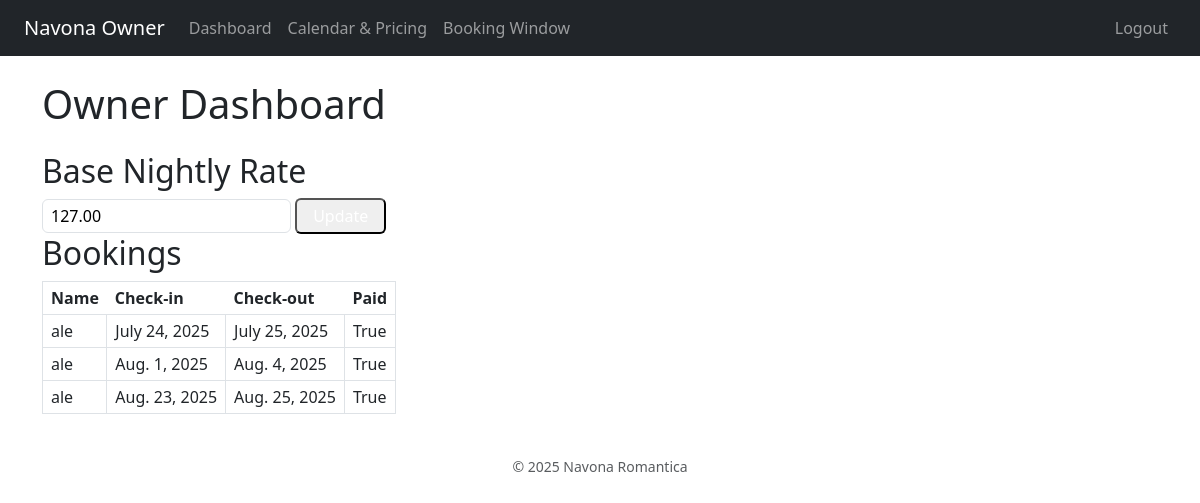
Screenshot of /owner/dashboard/ (signed in) with the database file from the repository.
### booking/models.py (models this page shows, shortened)
class PricingConfig(models.Model):
    base_rate = models.DecimalField(max_digits=6, decimal_places=2, default=120)

class Booking(models.Model):
    name = models.CharField(max_length=100)
    email = models.EmailField()
    check_in = models.DateField()
    check_out = models.DateField()
    created_at = models.DateTimeField(auto_now_add=True)
    paid = models.BooleanField(default=False)
    total_price = models.DecimalField(max_digits=8, decimal_places=2, blank=True, null=True)

### booking/views.py (the view)
# urls.py: path('owner/dashboard/', views.owner_dashboard, name='owner_dashboard'),
@owner_required
def owner_dashboard(request):
    today = now().date()
    upcoming_bookings = Booking.objects.filter(check_out__gte=today).order_by('check_in')
    base_price_obj = PricingConfig.objects.first()
    base_rate = base_price_obj.base_rate if base_price_obj else None
    context = {
        'bookings': upcoming_bookings,
        'base_rate': base_rate,
    }
    return render(request, 'owner/dashboard.html', context)

### booking/templates/owner/dashboard.html (shortened to what this page needs)
{% extends "owner/layout.html" %}
{% block content %}
<h1 class="text-xl font-bold mb-4">Owner Dashboard</h1>
<div class="mb-6">
  <h2 class="text-lg font-semibold">Base Nightly Rate</h2>
  <form method="post" action="{% url 'update_base_rate' %}">
    <input type="number" name="base_rate" step="0.01" value="{{ base_rate }}" class="border rounded px-2 py-1" />
    <button type="submit" class="bg-blue-500 text-white px-3 py-1 rounded ml-2">Update</button>
  </form>
</div>
<div>
  <h2 class="text-lg font-semibold mb-2">Bookings</h2>
  <table class="table-auto w-full border text-left">
    <thead>
      <tr>
        <th class="px-2 py-1">Name</th>
        <th class="px-2 py-1">Check-in</th>
        <th class="px-2 py-1">Check-out</th>
        <th class="px-2 py-1">Paid</th>
      </tr>
    </thead>
    <tbody>
      {% for booking in bookings %}
      <tr>
        <td class="border px-2 py-1">{{ booking.name }}</td>
        <td class="border px-2 py-1">{{ booking.check_in }}</td>
        <td class="border px-2 py-1">{{ booking.check_out }}</td>
        <td class="border px-2 py-1">{{ booking.paid }}</td>
      </tr>
      {% empty %}
      <tr><td colspan="4" class="text-center py-2">No bookings found.</td></tr>
      {% endfor %}
    </tbody>
  </table>
</div>
{% endblock %}

### rows the page displays
PricingConfig: base_rate "127.00"
Booking: name "ale", check_in "July 24, 2025", check_out "July 25, 2025", paid "True"
Booking: name "ale", check_in "Aug. 1, 2025", check_out "Aug. 4, 2025", paid "True"
Booking: name "ale", check_in "Aug. 23, 2025", check_out "Aug. 25, 2025", paid "True"
